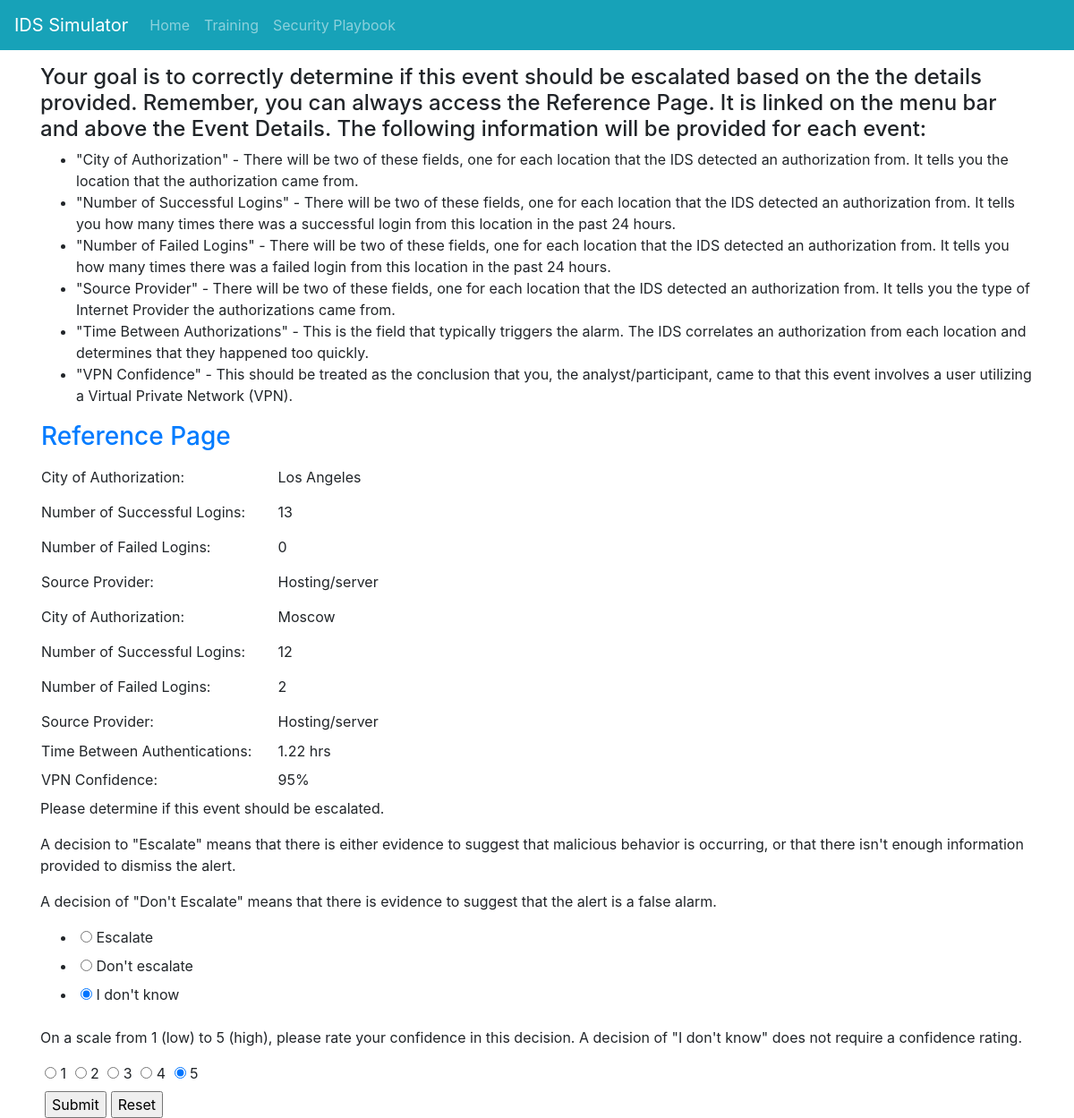
/trainingEventPage/1 (signed in), run on the app's committed database.
### models.py (models this page shows, shortened)
class TrainingEvent(db.Model):
    id = db.Column(db.Integer, primary_key=True)
    should_escalate = db.Column(db.String(25))
    country_of_authentication1 = db.Column(db.String(25))
    number_successful_logins1 = db.Column(db.Integer)
    number_failed_logins1 = db.Column(db.Integer)
    source_provider1 = db.Column(db.String(50))
    country_of_authentication2 = db.Column(db.String(25))
    number_successful_logins2 = db.Column(db.Integer)
    number_failed_logins2 = db.Column(db.Integer)
    source_provider2 = db.Column(db.String(50))
    time_between_authentications = db.Column(db.Float)
    vpn_confidence = db.Column(db.String(5))

class TrainingEventDecision(db.Model):
    id = db.Column(db.Integer, primary_key=True)
    user = db.Column(db.String(50))
    event_id = db.Column(db.Integer)
    escalate = db.Column(db.String(15))
    confidence = db.Column(db.String(1))
    time_event_decision = db.Column(db.DateTime)

### crywolf.py (the view, shortened to what this page needs)
@app.route('/trainingEventPage/<eventId>', methods = ["GET", "POST"])
@login_required
def trainingEventPage(eventId):
    event = models.TrainingEvent.query.get(eventId)
    form = eventDecisionForm()
    decision = models.TrainingEventDecision.query.filter_by(user = current_user.username, event_id = eventId).\
        order_by(models.TrainingEventDecision.time_event_decision.desc()).first()
    if request.method == 'GET' and decision is not None:
        form.escalate.data = decision.escalate
        form.confidence.data = decision.confidence
    return render_template('trainingEventPage.html', event = event, form=form)

### forms.py
class eventDecisionForm(FlaskForm):
    escalate = RadioField(
                    choices=[
                        ('Escalate','Escalate'),
                        ("Don't escalate","Don't escalate"),
                        ("I don't know","I don't know")
                    ],
                    validators=[InputRequired()]
                )
    confidence = RadioField(choices=[("1","1"),("2","2"),("3", "3"),("4","4"),("5","5")], validators=[OptionalConfidence()])

### crywolf.py (called while the page is built)
@login_manager.user_loader
def load_user(user_id):
    return models.User.query.get(user_id)

### templates/trainingEventPage.html (shortened to what this page needs)
{% extends "base.html" %}
{% block content %}
    <article>
        <h4>Your goal is to correctly determine if this event should be escalated based on the the details provided. Remember, you can always access the
                Reference Page. It is linked on the menu bar and above the Event Details. The following information will be provided for each event:</h4>
            <ul>
                <li>"City of Authorization" - There will be two of these fields, one for each location that the IDS detected an authorization from. It tells you
                        the location that the authorization came from.</li>
                <li>"Number of Successful Logins" - There will be two of these fields, one for each location that the IDS detected an authorization from. It tells
                        you how many times there was a successful login from this location in the past 24 hours.</li>
                <li>"Number of Failed Logins" - There will be two of these fields, one for each location that the IDS detected an authorization from. It tells
                        you how many times there was a failed login from this location in the past 24 hours.</li>
                <li>"Source Provider" - There will be two of these fields, one for each location that the IDS detected an authorization from. It tells you the type of
                        Internet Provider the authorizations came from.</li>
                <li>"Time Between Authorizations" - This is the field that typically triggers the alarm. The IDS correlates an authorization from each location
                        and determines that they happened too quickly.</li>
                <li>"VPN Confidence" - This should be treated as the conclusion that you, the analyst/participant, came to that this event involves a user utilizing
                        a Virtual Private Network (VPN).</li>
            </ul>
        <table>
            <tr><td><a href="{{ url_for('reference') }}" target="_blank"><h3>Reference Page</h3></a></td></tr>
            <tr><td>City of Authorization: </td> <td><pre>   </pre></td>   <td> {{event.country_of_authentication1}}</td></tr>
            <tr><td>Number of Successful Logins: </td>  <td><pre>   </pre></td>  <td> {{event.number_successful_logins1}}</td></tr>
            <tr><td>Number of Failed Logins: </td>  <td><pre>   </pre></td>  <td> {{event.number_failed_logins1}}</td></tr>
            <tr><td>Source Provider: </td> <td><pre>   </pre></td>   <td> {{event.source_provider1}}</td></tr>
            <tr><td>City of Authorization: </td>  <td><pre>   </pre></td>  <td> {{event.country_of_authentication2}}</td></tr>
            <tr><td>Number of Successful Logins: </td>   <td><pre>   </pre></td> <td> {{event.number_successful_logins2}}</td></tr>
            <tr><td>Number of Failed Logins: </td> <td><pre>   </pre></td>   <td> {{event.number_failed_logins2}}</td></tr>
            <tr><td>Source Provider: </td>  <td><pre>   </pre></td> <td> {{event.source_provider2}} </td></tr>
            <tr><td>Time Between Authentications: </td>  <td></td>  <td> {{event.time_between_authentications}} hrs</td></tr>
            <tr><td>VPN Confidence: </td> <td><pre>   </pre></td>  <td> {{event.vpn_confidence}} </td></tr>
        </table>
    </article>
    <aside>
        <p> Please determine if this event should be escalated.</p>
        <p>A decision to "Escalate" means that there is either evidence to suggest that malicious behavior is occurring, or that there isn't enough
            information provided to dismiss the alert.</p>
        <p>A decision of "Don't Escalate" means that there is evidence to suggest that the alert is a false alarm.</p>
        <form action = "" method = "POST" id = "event_decision">
            {{ form.escalate }}
            <p> On a scale from 1 (low) to 5 (high), please rate your confidence in this decision. A decision of "I don't know" does not require a
                    confidence rating.</p>
            {% for subfield in form.confidence %}
            <tr>
                <td>{{ subfield }}</td>
                <td>{{ subfield.label }}</td>
            </tr>
            {% endfor %}
            <br><input type="submit" value="Submit"><input type="reset" value="Reset">
        </form>
    </aside>
{% endblock %}

### templates/trainingEventPage.html (style rules this page uses)
input { color: black; margin-left: 5px; }

### data on the page
TrainingEvent: country_of_authentication1 "Los Angeles", number_successful_logins1 "13", number_failed_logins1 "0", source_provider1 "Hosting/server", country_of_authentication2 "Moscow", number_successful_logins2 "12", number_failed_logins2 "2", source_provider2 "Hosting/server", time_between_authentications "1.22", vpn_confidence "95%"
TrainingEventDecision: escalate "☐ Escalate ☐ Don't escalate ☑ I don't know"

### other printed values
{{ subfield.label }} "1" "2" "3" "4" "5"
